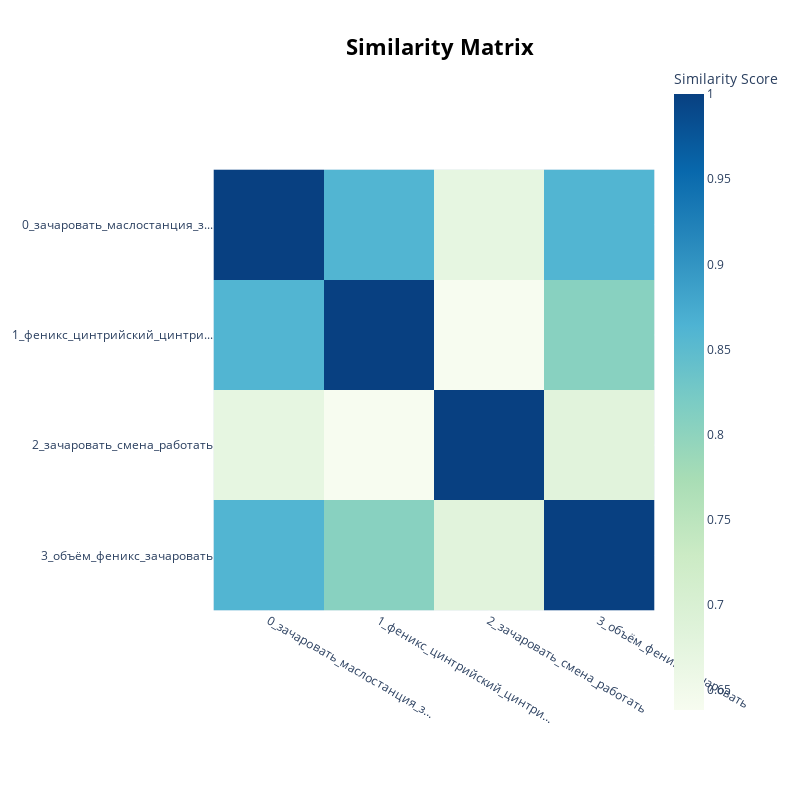

Notebook source saved alongside this figure:
### Code cell
fig = tengine.model.visualize_heatmap()
fig.show()

### Figure 1 — Plotly figure (JSON) as saved in the notebook; plotly's stock layout.template omitted (floating-point values rounded to 4 significant figures)
{"data": [{"coloraxis": "coloraxis", "name": "0", "x": ["0_зачаровать_маслостанция_з...", "1_феникс_цинтрийский_цинтри...", "2_зачаровать_смена_работать", "3_объём_феникс_зачаровать"], "y": ["0_зачаровать_маслостанция_з...", "1_феникс_цинтрийский_цинтри...", "2_зачаровать_смена_работать", "3_объём_феникс_зачаровать"], "z": [[1.0, 0.8605, 0.671, 0.8608], [0.8605, 1.0, 0.6384, 0.8058], [0.671, 0.6384, 1.0, 0.6822], [0.8608, 0.8058, 0.6822, 1.0]], "type": "heatmap", "xaxis": "x", "yaxis": "y", "hovertemplate": "x: %{x}<br>y: %{y}<br>Similarity Score: %{z}<extra></extra>"}], "layout": {"xaxis": {"anchor": "y", "domain": [0.0, 1.0], "scaleanchor": "y", "constrain": "domain"}, "yaxis": {"anchor": "x", "domain": [0.0, 1.0], "autorange": "reversed", "constrain": "domain"}, "coloraxis": {"colorbar": {"title": {"text": "Similarity Score"}}, "colorscale": [[0.0, "rgb(247,252,240)"], [0.125, "rgb(224,243,219)"], [0.25, "rgb(204,235,197)"], [0.375, "rgb(168,221,181)"], [0.5, "rgb(123,204,196)"], [0.625, "rgb(78,179,211)"], [0.75, "rgb(43,140,190)"], [0.875, "rgb(8,104,172)"], [1.0, "rgb(8,64,129)"]]}, "margin": {"t": 60}, "title": {"font": {"size": 22, "color": "Black"}, "text": "<b>Similarity Matrix</b>", "y": 0.95, "x": 0.55, "xanchor": "center", "yanchor": "top"}, "hoverlabel": {"font": {"size": 16, "family": "Rockwell"}, "bgcolor": "white"}, "width": 800, "height": 800, "showlegend": true, "legend": {"title": {"text": "Trend"}}}}
